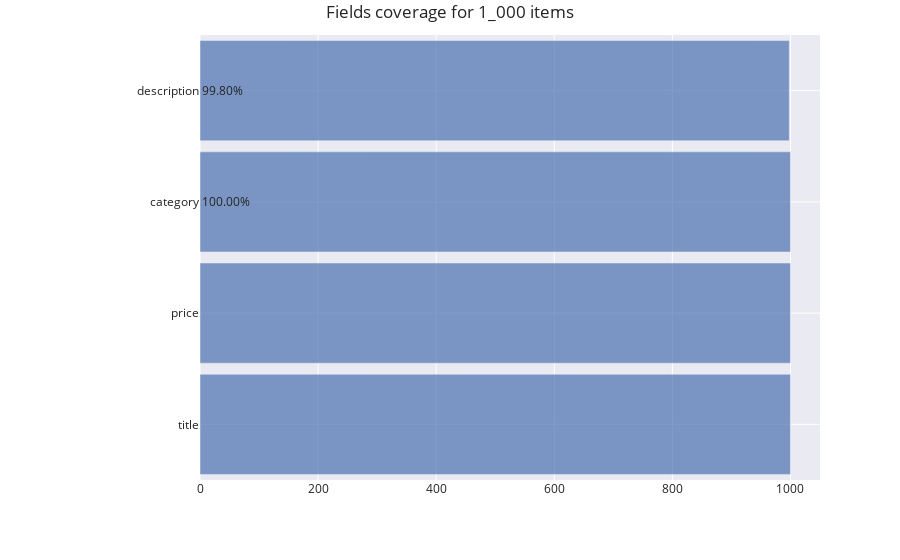

The code cell stored with this chart in its notebook:
### Code cell
a.report_all()

### Figure 1 — Plotly figure (JSON) as saved in the notebook; plotly's stock layout.template omitted (floating-point values rounded to 4 significant figures)
{"data": [{"opacity": 0.7, "orientation": "h", "type": "bar", "uid": "c2582f01-71f1-453a-b954-61774adb973c", "x": [1000, 1000, 1000, 998], "y": ["title", "price", "category", "description"]}], "layout": {"annotations": [{"showarrow": false, "text": "99.80%", "x": 0, "xref": "paper", "y": "description", "yref": "y"}, {"showarrow": false, "text": "100.00%", "x": 0, "xref": "paper", "y": "category", "yref": "y"}], "autosize": true, "bargap": 0.1, "hovermode": "y", "margin": {"l": 200, "t": 35}, "title": {"text": "Fields coverage for 1_000 items"}, "xaxis": {"range": [0, 1050], "type": "linear"}, "yaxis": {"autorange": true, "range": [-0.5, 3.5], "type": "category"}}}
